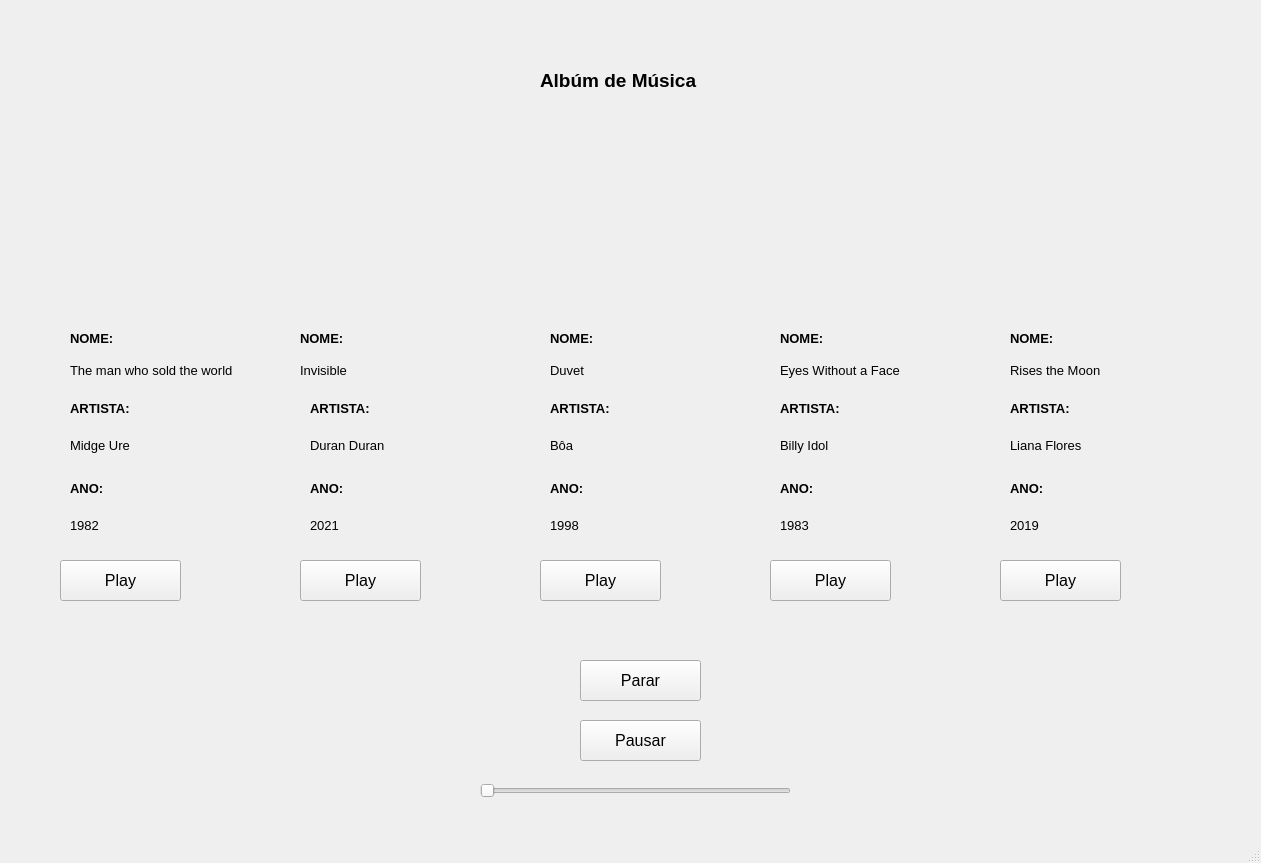
<?xml version="1.0" encoding="UTF-8"?>
<ui version="4.0">
 <class>MainWindow</class>
 <widget class="QMainWindow" name="MainWindow">
  <property name="geometry">
   <rect>
    <x>0</x>
    <y>0</y>
    <width>1261</width>
    <height>863</height>
   </rect>
  </property>
  <property name="windowTitle">
   <string>MainWindow</string>
  </property>
  <widget class="QWidget" name="centralwidget">
   <widget class="QLabel" name="label">
    <property name="geometry">
     <rect>
      <x>70</x>
      <y>160</y>
      <width>141</width>
      <height>131</height>
     </rect>
    </property>
    <property name="text">
     <string/>
    </property>
    <property name="pixmap">
     <pixmap>Imagens/logo_musica.png</pixmap>
    </property>
    <property name="scaledContents">
     <bool>true</bool>
    </property>
   </widget>
   <widget class="QLabel" name="label_2">
    <property name="geometry">
     <rect>
      <x>70</x>
      <y>360</y>
      <width>221</width>
      <height>21</height>
     </rect>
    </property>
    <property name="font">
     <font>
      <pointsize>10</pointsize>
      <weight>50</weight>
      <bold>false</bold>
     </font>
    </property>
    <property name="text">
     <string>The man who sold the world</string>
    </property>
   </widget>
   <widget class="QLabel" name="label_3">
    <property name="geometry">
     <rect>
      <x>70</x>
      <y>330</y>
      <width>71</width>
      <height>16</height>
     </rect>
    </property>
    <property name="font">
     <font>
      <pointsize>10</pointsize>
      <weight>75</weight>
      <bold>true</bold>
     </font>
    </property>
    <property name="text">
     <string>NOME:</string>
    </property>
   </widget>
   <widget class="QLabel" name="label_4">
    <property name="geometry">
     <rect>
      <x>70</x>
      <y>430</y>
      <width>101</width>
      <height>31</height>
     </rect>
    </property>
    <property name="font">
     <font>
      <pointsize>10</pointsize>
      <weight>50</weight>
      <bold>false</bold>
     </font>
    </property>
    <property name="text">
     <string>Midge Ure</string>
    </property>
   </widget>
   <widget class="QLabel" name="label_5">
    <property name="geometry">
     <rect>
      <x>70</x>
      <y>400</y>
      <width>101</width>
      <height>16</height>
     </rect>
    </property>
    <property name="font">
     <font>
      <pointsize>10</pointsize>
      <weight>75</weight>
      <bold>true</bold>
     </font>
    </property>
    <property name="text">
     <string>ARTISTA:</string>
    </property>
   </widget>
   <widget class="QLabel" name="label_6">
    <property name="geometry">
     <rect>
      <x>70</x>
      <y>510</y>
      <width>101</width>
      <height>31</height>
     </rect>
    </property>
    <property name="font">
     <font>
      <pointsize>10</pointsize>
      <weight>50</weight>
      <bold>false</bold>
     </font>
    </property>
    <property name="text">
     <string>1982</string>
    </property>
   </widget>
   <widget class="QLabel" name="label_7">
    <property name="geometry">
     <rect>
      <x>70</x>
      <y>480</y>
      <width>101</width>
      <height>16</height>
     </rect>
    </property>
    <property name="font">
     <font>
      <pointsize>10</pointsize>
      <weight>75</weight>
      <bold>true</bold>
     </font>
    </property>
    <property name="text">
     <string>ANO:</string>
    </property>
   </widget>
   <widget class="QLabel" name="label_8">
    <property name="geometry">
     <rect>
      <x>300</x>
      <y>360</y>
      <width>71</width>
      <height>21</height>
     </rect>
    </property>
    <property name="font">
     <font>
      <pointsize>10</pointsize>
      <weight>50</weight>
      <bold>false</bold>
     </font>
    </property>
    <property name="text">
     <string>Invisible</string>
    </property>
   </widget>
   <widget class="QLabel" name="label_9">
    <property name="geometry">
     <rect>
      <x>310</x>
      <y>430</y>
      <width>101</width>
      <height>31</height>
     </rect>
    </property>
    <property name="font">
     <font>
      <pointsize>10</pointsize>
      <weight>50</weight>
      <bold>false</bold>
     </font>
    </property>
    <property name="text">
     <string>Duran Duran</string>
    </property>
   </widget>
   <widget class="QLabel" name="label_10">
    <property name="geometry">
     <rect>
      <x>310</x>
      <y>400</y>
      <width>101</width>
      <height>16</height>
     </rect>
    </property>
    <property name="font">
     <font>
      <pointsize>10</pointsize>
      <weight>75</weight>
      <bold>true</bold>
     </font>
    </property>
    <property name="text">
     <string>ARTISTA:</string>
    </property>
   </widget>
   <widget class="QLabel" name="label_11">
    <property name="geometry">
     <rect>
      <x>300</x>
      <y>330</y>
      <width>71</width>
      <height>16</height>
     </rect>
    </property>
    <property name="font">
     <font>
      <pointsize>10</pointsize>
      <weight>75</weight>
      <bold>true</bold>
     </font>
    </property>
    <property name="text">
     <string>NOME:</string>
    </property>
   </widget>
   <widget class="QLabel" name="label_13">
    <property name="geometry">
     <rect>
      <x>310</x>
      <y>480</y>
      <width>101</width>
      <height>16</height>
     </rect>
    </property>
    <property name="font">
     <font>
      <pointsize>10</pointsize>
      <weight>75</weight>
      <bold>true</bold>
     </font>
    </property>
    <property name="text">
     <string>ANO:</string>
    </property>
   </widget>
   <widget class="QLabel" name="label_14">
    <property name="geometry">
     <rect>
      <x>310</x>
      <y>510</y>
      <width>101</width>
      <height>31</height>
     </rect>
    </property>
    <property name="font">
     <font>
      <pointsize>10</pointsize>
      <weight>50</weight>
      <bold>false</bold>
     </font>
    </property>
    <property name="text">
     <string>2021</string>
    </property>
   </widget>
   <widget class="QLabel" name="label_15">
    <property name="geometry">
     <rect>
      <x>550</x>
      <y>360</y>
      <width>51</width>
      <height>21</height>
     </rect>
    </property>
    <property name="font">
     <font>
      <pointsize>10</pointsize>
      <weight>50</weight>
      <bold>false</bold>
     </font>
    </property>
    <property name="text">
     <string>Duvet</string>
    </property>
   </widget>
   <widget class="QLabel" name="label_16">
    <property name="geometry">
     <rect>
      <x>550</x>
      <y>430</y>
      <width>101</width>
      <height>31</height>
     </rect>
    </property>
    <property name="font">
     <font>
      <pointsize>10</pointsize>
      <weight>50</weight>
      <bold>false</bold>
     </font>
    </property>
    <property name="text">
     <string>Bôa</string>
    </property>
   </widget>
   <widget class="QLabel" name="label_17">
    <property name="geometry">
     <rect>
      <x>550</x>
      <y>400</y>
      <width>101</width>
      <height>16</height>
     </rect>
    </property>
    <property name="font">
     <font>
      <pointsize>10</pointsize>
      <weight>75</weight>
      <bold>true</bold>
     </font>
    </property>
    <property name="text">
     <string>ARTISTA:</string>
    </property>
   </widget>
   <widget class="QLabel" name="label_18">
    <property name="geometry">
     <rect>
      <x>550</x>
      <y>330</y>
      <width>71</width>
      <height>16</height>
     </rect>
    </property>
    <property name="font">
     <font>
      <pointsize>10</pointsize>
      <weight>75</weight>
      <bold>true</bold>
     </font>
    </property>
    <property name="text">
     <string>NOME:</string>
    </property>
   </widget>
   <widget class="QLabel" name="label_20">
    <property name="geometry">
     <rect>
      <x>550</x>
      <y>480</y>
      <width>101</width>
      <height>16</height>
     </rect>
    </property>
    <property name="font">
     <font>
      <pointsize>10</pointsize>
      <weight>75</weight>
      <bold>true</bold>
     </font>
    </property>
    <property name="text">
     <string>ANO:</string>
    </property>
   </widget>
   <widget class="QLabel" name="label_21">
    <property name="geometry">
     <rect>
      <x>550</x>
      <y>510</y>
      <width>101</width>
      <height>31</height>
     </rect>
    </property>
    <property name="font">
     <font>
      <pointsize>10</pointsize>
      <weight>50</weight>
      <bold>false</bold>
     </font>
    </property>
    <property name="text">
     <string>1998</string>
    </property>
   </widget>
   <widget class="QLabel" name="label_22">
    <property name="geometry">
     <rect>
      <x>780</x>
      <y>360</y>
      <width>161</width>
      <height>21</height>
     </rect>
    </property>
    <property name="font">
     <font>
      <pointsize>10</pointsize>
      <weight>50</weight>
      <bold>false</bold>
     </font>
    </property>
    <property name="text">
     <string>Eyes Without a Face</string>
    </property>
   </widget>
   <widget class="QLabel" name="label_23">
    <property name="geometry">
     <rect>
      <x>780</x>
      <y>430</y>
      <width>101</width>
      <height>31</height>
     </rect>
    </property>
    <property name="font">
     <font>
      <pointsize>10</pointsize>
      <weight>50</weight>
      <bold>false</bold>
     </font>
    </property>
    <property name="text">
     <string>Billy Idol</string>
    </property>
   </widget>
   <widget class="QLabel" name="label_24">
    <property name="geometry">
     <rect>
      <x>780</x>
      <y>400</y>
      <width>101</width>
      <height>16</height>
     </rect>
    </property>
    <property name="font">
     <font>
      <pointsize>10</pointsize>
      <weight>75</weight>
      <bold>true</bold>
     </font>
    </property>
    <property name="text">
     <string>ARTISTA:</string>
    </property>
   </widget>
   <widget class="QLabel" name="label_25">
    <property name="geometry">
     <rect>
      <x>780</x>
      <y>330</y>
      <width>71</width>
      <height>16</height>
     </rect>
    </property>
    <property name="font">
     <font>
      <pointsize>10</pointsize>
      <weight>75</weight>
      <bold>true</bold>
     </font>
    </property>
    <property name="text">
     <string>NOME:</string>
    </property>
   </widget>
   <widget class="QLabel" name="label_27">
    <property name="geometry">
     <rect>
      <x>780</x>
      <y>480</y>
      <width>101</width>
      <height>16</height>
     </rect>
    </property>
    <property name="font">
     <font>
      <pointsize>10</pointsize>
      <weight>75</weight>
      <bold>true</bold>
     </font>
    </property>
    <property name="text">
     <string>ANO:</string>
    </property>
   </widget>
   <widget class="QLabel" name="label_28">
    <property name="geometry">
     <rect>
      <x>780</x>
      <y>510</y>
      <width>101</width>
      <height>31</height>
     </rect>
    </property>
    <property name="font">
     <font>
      <pointsize>10</pointsize>
      <weight>50</weight>
      <bold>false</bold>
     </font>
    </property>
    <property name="text">
     <string>1983</string>
    </property>
   </widget>
   <widget class="QLabel" name="label_29">
    <property name="geometry">
     <rect>
      <x>1010</x>
      <y>360</y>
      <width>121</width>
      <height>21</height>
     </rect>
    </property>
    <property name="font">
     <font>
      <pointsize>10</pointsize>
      <weight>50</weight>
      <bold>false</bold>
     </font>
    </property>
    <property name="text">
     <string>Rises the Moon</string>
    </property>
   </widget>
   <widget class="QLabel" name="label_30">
    <property name="geometry">
     <rect>
      <x>1010</x>
      <y>430</y>
      <width>101</width>
      <height>31</height>
     </rect>
    </property>
    <property name="font">
     <font>
      <pointsize>10</pointsize>
      <weight>50</weight>
      <bold>false</bold>
     </font>
    </property>
    <property name="text">
     <string>Liana Flores</string>
    </property>
   </widget>
   <widget class="QLabel" name="label_31">
    <property name="geometry">
     <rect>
      <x>1010</x>
      <y>400</y>
      <width>101</width>
      <height>16</height>
     </rect>
    </property>
    <property name="font">
     <font>
      <pointsize>10</pointsize>
      <weight>75</weight>
      <bold>true</bold>
     </font>
    </property>
    <property name="text">
     <string>ARTISTA:</string>
    </property>
   </widget>
   <widget class="QLabel" name="label_32">
    <property name="geometry">
     <rect>
      <x>1010</x>
      <y>330</y>
      <width>71</width>
      <height>16</height>
     </rect>
    </property>
    <property name="font">
     <font>
      <pointsize>10</pointsize>
      <weight>75</weight>
      <bold>true</bold>
     </font>
    </property>
    <property name="text">
     <string>NOME:</string>
    </property>
   </widget>
   <widget class="QLabel" name="label_34">
    <property name="geometry">
     <rect>
      <x>1010</x>
      <y>480</y>
      <width>101</width>
      <height>16</height>
     </rect>
    </property>
    <property name="font">
     <font>
      <pointsize>10</pointsize>
      <weight>75</weight>
      <bold>true</bold>
     </font>
    </property>
    <property name="text">
     <string>ANO:</string>
    </property>
   </widget>
   <widget class="QLabel" name="label_35">
    <property name="geometry">
     <rect>
      <x>1010</x>
      <y>510</y>
      <width>101</width>
      <height>31</height>
     </rect>
    </property>
    <property name="font">
     <font>
      <pointsize>10</pointsize>
      <weight>50</weight>
      <bold>false</bold>
     </font>
    </property>
    <property name="text">
     <string>2019</string>
    </property>
   </widget>
   <widget class="QLabel" name="label_36">
    <property name="geometry">
     <rect>
      <x>540</x>
      <y>60</y>
      <width>201</width>
      <height>41</height>
     </rect>
    </property>
    <property name="font">
     <font>
      <pointsize>14</pointsize>
      <weight>75</weight>
      <bold>true</bold>
     </font>
    </property>
    <property name="text">
     <string>Albúm de Música</string>
    </property>
   </widget>
   <widget class="QPushButton" name="pushButton_parar">
    <property name="geometry">
     <rect>
      <x>580</x>
      <y>660</y>
      <width>121</width>
      <height>41</height>
     </rect>
    </property>
    <property name="font">
     <font>
      <pointsize>12</pointsize>
      <weight>50</weight>
      <bold>false</bold>
     </font>
    </property>
    <property name="text">
     <string>Parar</string>
    </property>
   </widget>
   <widget class="QPushButton" name="pushButton_pausar">
    <property name="geometry">
     <rect>
      <x>580</x>
      <y>720</y>
      <width>121</width>
      <height>41</height>
     </rect>
    </property>
    <property name="font">
     <font>
      <pointsize>12</pointsize>
      <weight>50</weight>
      <bold>false</bold>
     </font>
    </property>
    <property name="text">
     <string>Pausar</string>
    </property>
   </widget>
   <widget class="QSlider" name="horizontalSlider_volume">
    <property name="geometry">
     <rect>
      <x>480</x>
      <y>780</y>
      <width>311</width>
      <height>22</height>
     </rect>
    </property>
    <property name="orientation">
     <enum>Qt::Horizontal</enum>
    </property>
   </widget>
   <widget class="QPushButton" name="pushButton_man">
    <property name="geometry">
     <rect>
      <x>60</x>
      <y>560</y>
      <width>121</width>
      <height>41</height>
     </rect>
    </property>
    <property name="font">
     <font>
      <pointsize>12</pointsize>
      <weight>50</weight>
      <bold>false</bold>
     </font>
    </property>
    <property name="text">
     <string>Play</string>
    </property>
   </widget>
   <widget class="QPushButton" name="pushButton_invisible">
    <property name="geometry">
     <rect>
      <x>300</x>
      <y>560</y>
      <width>121</width>
      <height>41</height>
     </rect>
    </property>
    <property name="font">
     <font>
      <pointsize>12</pointsize>
      <weight>50</weight>
      <bold>false</bold>
     </font>
    </property>
    <property name="text">
     <string>Play</string>
    </property>
   </widget>
   <widget class="QPushButton" name="pushButton_duvet">
    <property name="geometry">
     <rect>
      <x>540</x>
      <y>560</y>
      <width>121</width>
      <height>41</height>
     </rect>
    </property>
    <property name="font">
     <font>
      <pointsize>12</pointsize>
      <weight>50</weight>
      <bold>false</bold>
     </font>
    </property>
    <property name="text">
     <string>Play</string>
    </property>
   </widget>
   <widget class="QPushButton" name="pushButton_eyes">
    <property name="geometry">
     <rect>
      <x>770</x>
      <y>560</y>
      <width>121</width>
      <height>41</height>
     </rect>
    </property>
    <property name="font">
     <font>
      <pointsize>12</pointsize>
      <weight>50</weight>
      <bold>false</bold>
     </font>
    </property>
    <property name="text">
     <string>Play</string>
    </property>
   </widget>
   <widget class="QPushButton" name="pushButton_rises">
    <property name="geometry">
     <rect>
      <x>1000</x>
      <y>560</y>
      <width>121</width>
      <height>41</height>
     </rect>
    </property>
    <property name="font">
     <font>
      <pointsize>12</pointsize>
      <weight>50</weight>
      <bold>false</bold>
     </font>
    </property>
    <property name="text">
     <string>Play</string>
    </property>
   </widget>
   <widget class="QLabel" name="label_12">
    <property name="geometry">
     <rect>
      <x>310</x>
      <y>160</y>
      <width>141</width>
      <height>131</height>
     </rect>
    </property>
    <property name="text">
     <string/>
    </property>
    <property name="pixmap">
     <pixmap>Imagens/logo_musica.png</pixmap>
    </property>
    <property name="scaledContents">
     <bool>true</bool>
    </property>
   </widget>
   <widget class="QLabel" name="label_19">
    <property name="geometry">
     <rect>
      <x>540</x>
      <y>160</y>
      <width>141</width>
      <height>131</height>
     </rect>
    </property>
    <property name="text">
     <string/>
    </property>
    <property name="pixmap">
     <pixmap>Imagens/logo_musica.png</pixmap>
    </property>
    <property name="scaledContents">
     <bool>true</bool>
    </property>
   </widget>
   <widget class="QLabel" name="label_26">
    <property name="geometry">
     <rect>
      <x>770</x>
      <y>160</y>
      <width>141</width>
      <height>131</height>
     </rect>
    </property>
    <property name="text">
     <string/>
    </property>
    <property name="pixmap">
     <pixmap>Imagens/logo_musica.png</pixmap>
    </property>
    <property name="scaledContents">
     <bool>true</bool>
    </property>
   </widget>
   <widget class="QLabel" name="label_33">
    <property name="geometry">
     <rect>
      <x>1000</x>
      <y>160</y>
      <width>141</width>
      <height>131</height>
     </rect>
    </property>
    <property name="text">
     <string/>
    </property>
    <property name="pixmap">
     <pixmap>Imagens/logo_musica.png</pixmap>
    </property>
    <property name="scaledContents">
     <bool>true</bool>
    </property>
   </widget>
  </widget>
  <widget class="QMenuBar" name="menubar">
   <property name="geometry">
    <rect>
     <x>0</x>
     <y>0</y>
     <width>1261</width>
     <height>26</height>
    </rect>
   </property>
  </widget>
  <widget class="QStatusBar" name="statusbar"/>
 </widget>
 <resources/>
 <connections/>
</ui>
